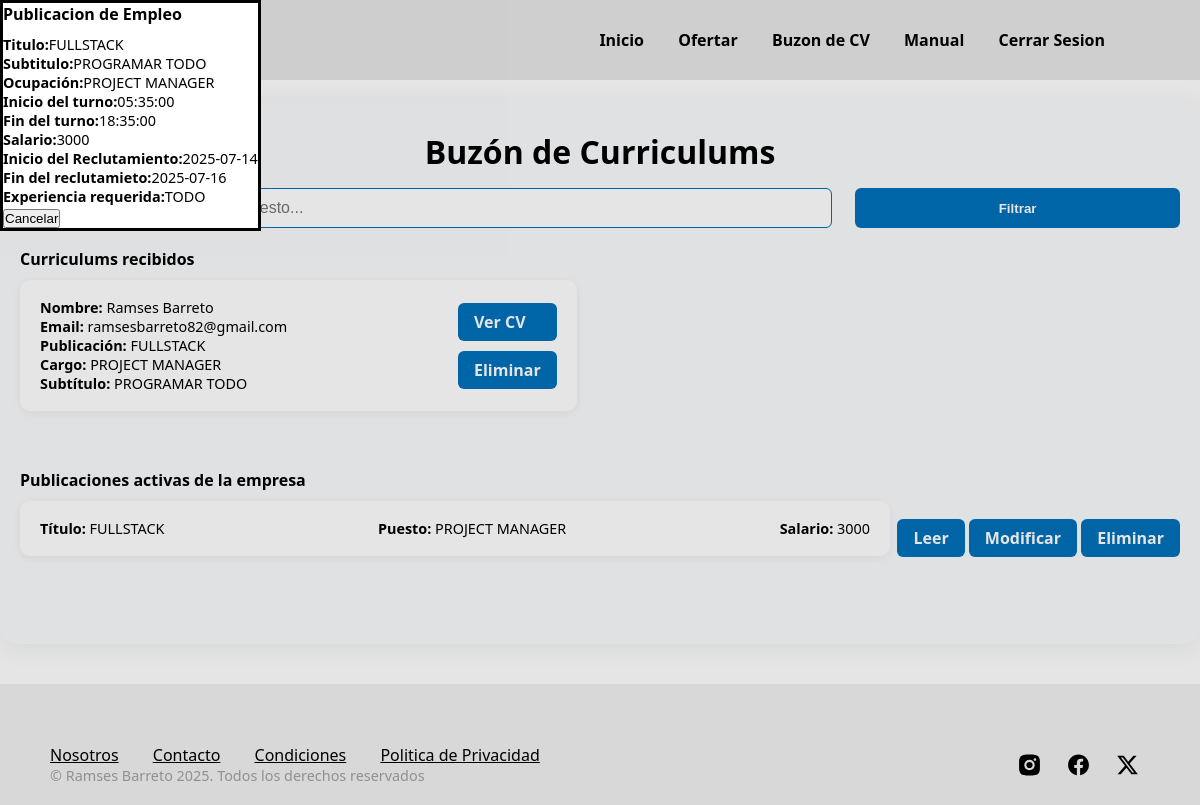
Screenshot of /c.sistema/buzon.php?leer_publicacion=1 (signed in) with the database file from the repository.
### tables this page shows
CREATE TABLE `job_publication` (
  `id` int(11) NOT NULL,
  `title` varchar(40) NOT NULL,
  `subtitle` varchar(100) NOT NULL,
  `job_occupation` varchar(25) DEFAULT NULL,
  `start_shift_hours` time DEFAULT NULL,
  `end_shift_hours` time DEFAULT NULL,
  `job_salary` int(8) DEFAULT NULL,
  `start_reclutement_period` date DEFAULT NULL,
  `end_reclutement_period` date DEFAULT NULL,
  `required_experience` varchar(500) DEFAULT NULL,
  `fk_company_id` int(11) DEFAULT NULL
);

### c.sistema/buzon.php (the view, shortened to what this page needs)
<?php
include('../php/conexion_be.php');
$id_empresa = $_SESSION['id_empresa'];
$query_cv = "
SELECT
    a.id AS applicant_id, a.name AS applicant_name, a.lastname AS applicant_lastname, a.email AS applicant_email,
    ap.pdf_url, ap.id AS application_id,
    jp.id AS job_id, jp.title AS job_title, jp.job_occupation, jp.subtitle,
    c.social_denomination AS company_name
FROM application AS ap
INNER JOIN applicant AS a ON ap.fk_applicant_id = a.id
INNER JOIN job_publication AS jp ON ap.fk_job_publication_id = jp.id
INNER JOIN company AS c ON jp.fk_company_id = c.id
WHERE c.id = $id_empresa
";
$filter = "";
$result_cv = mysqli_query($conexion, $query_cv . $filter);
$query_pub = "SELECT * FROM job_publication WHERE fk_company_id = $id_empresa";
$result_pub = mysqli_query($conexion, $query_pub);
?>
<!DOCTYPE html>
<html lang="es">
<head>
    <link rel="stylesheet" href="../css/vacante.css">
    <link rel="stylesheet" href="../css/buzon.css">
</head>
<body>
    <header>
        <div class="container">
            <div class="logo">
                <p>TALENTHUNTER</p>
            </div>
            <nav>
             <a href="/login-registro/c.sistema/empresa.php">Inicio</a>
                <a href="/login-registro/b.formularios/publicaciones.php">Ofertar</a>
                <a href="/login-registro/c.sistema/buzon.php">Buzon de CV</a>
                <a href="/login-registro/c.sistema/manualempresa.html">Manual</a>
                <a href="/login-registro/php/cerrar_sesion.php">Cerrar Sesion</a>
            </nav>
        </div>
    </header>
    <div class="buzon-container">
        <div class="filtro-container">
            <div class="titulo-container">
        <h1>Buzón de Curriculums</h1>
        </div>
        <div class="filtro-cv">
            <form method="GET" action="">
                <button type="submit">Filtrar</button>
            </form>
        </div>
        </div>
        <h2>Curriculums recibidos</h2>
        <div class="cv-lista">
            <?php if (mysqli_num_rows($result_cv) > 0): ?>
                <?php while ($cv = mysqli_fetch_assoc($result_cv)): ?>
                    <div class="cv-card">
                        <div class="cv-datos">
                            <p><b>Nombre:</b> <?php echo $cv['applicant_name'] . ' ' . $cv['applicant_lastname']; ?></p>
                            <p><b>Email:</b> <?php echo $cv['applicant_email']; ?></p>
                            <p><b>Publicación:</b> <?php echo $cv['job_title']; ?></p>
                            <p><b>Cargo:</b> <?php echo $cv['job_occupation']; ?></p>
                            <p><b>Subtítulo:</b> <?php echo $cv['subtitle']; ?></p>
                        </div>
                        <div class="cv-archivo curriculum">
                            <a href="../<?php echo $cv['pdf_url']; ?>" target="_blank" class="btn-ver-cv">Ver CV</a>
                             <a class="btn-ver-cv" href="buzon.php?eliminar_cv=<?php echo $cv['application_id'];?>" onclick="return confirm('¿Seguro que deseas eliminar este CV?');">Eliminar</a>
                        </div>
                    </div>
                <?php endwhile; ?>
            <?php else: ?>
                <p>No hay curriculums para mostrar.</p>
            <?php endif; ?>
        </div>
        <div class="publicaciones-activas">
            <h2>Publicaciones activas de la empresa</h2>
            <?php if (mysqli_num_rows($result_pub) > 0): ?>
                <?php while ($pub = mysqli_fetch_assoc($result_pub)): ?>
                    <div class="container-card">
                    <div class="pub-card publicaciones">
                        <p><b>Título:</b> <?php echo $pub['title']; ?></p>
                        <p><b>Puesto:</b> <?php echo $pub['job_occupation']; ?></p>
                        <p><b>Salario:</b> <?php echo $pub['job_salary']; ?></p>
                    </div>
                     <div class="cv-archivo publicaciones">
                            <a id="leer" href="buzon.php?leer_publicacion=<?php echo $pub['id'];?>" class="btn-ver-cv">Leer</a>
                            <a href="buzon.php?modificar_publicacion=<?php echo $pub['id'];?>" class="btn-ver-cv">Modificar</a>
                            <a class="btn-ver-cv" href="buzon.php?eliminar_publicacion=<?php echo $pub['id'];?>" onclick="return confirm('¿Seguro que deseas eliminar esta Publicacion?');">Eliminar</a>
                        </div>
                    </div>
                <?php endwhile; ?>
            <?php else: ?>
                <p>No hay publicaciones activas.</p>
            <?php endif; ?>
        </div>
    </div>
<?php
if (isset($_GET['leer_publicacion'])) {
    $pub_id = intval($_GET['leer_publicacion']);
    $pub_query = mysqli_query($conexion, "SELECT * FROM job_publication WHERE id = $pub_id");
    $pub_data = mysqli_fetch_assoc($pub_query);
}
?>
<dialog id="data_dialog">
        <h2>Publicacion de Empleo</h2>
        <p><b>Titulo:</b><?php echo $pub_data['title'] ?></p>
        <p><b>Subtitulo:</b><?php echo $pub_data['subtitle'] ?></p>
        <p><b>Ocupación:</b><?php echo $pub_data['job_occupation'] ?></p>
        <p><b>Inicio del turno:</b><?php echo $pub_data['start_shift_hours'] ?></p>
        <p><b>Fin del turno:</b><?php echo $pub_data['end_shift_hours'] ?></p>
        <p><b>Salario:</b><?php echo $pub_data['job_salary'] ?></p>
        <p><b>Inicio del Reclutamiento:</b><?php echo $pub_data['start_reclutement_period'] ?></p>
        <p><b>Fin del reclutamieto:</b><?php echo $pub_data['end_reclutement_period'] ?></p>
        <p><b>Experiencia requerida:</b><?php echo $pub_data['required_experience'] ?></p>
        <button onclick="data.close()">Cancelar</button>
</dialog>
    <footer>
        <div class="container">
            <div class="texto">
                <nav>
                    <a href="#">Nosotros</a>
                    <a href="#">Contacto</a>
                    <a href="#">Condiciones</a>
                    <a href="#">Politica de Privacidad</a>
                </nav>
                <p>&copy; Ramses Barreto 2025. Todos los derechos reservados</p>
            </div>
            <div class="img-container">
                <div class="icons">
                </div>
            </div>
        </div>
    </footer>
</body>
</html>

### css/vacante.css (style rules this page uses)
* { margin: 0; padding: 0; box-sizing: border-box; }
h2 { font-size: 1em; }
p { font-size: 0.9em; }
html, body { margin: 0; font-family: system-ui, -apple-system, BlinkMacSystemFont, 'Segoe UI', Roboto, Oxygen, Ubuntu, Cantarell, 'Open Sans', 'Helvetica Neue', sans-serif; }
.container { max-width: 1100px; margin: auto; }
header .logo { display: flex; flex-direction: row; justify-content: center; align-items: center; gap: 0px; }
header { background-color: rgb(230, 230, 230); padding: 15px 3px; position: fixed; width: 100%; top: 0; }
header nav { margin-right: 30px; }
header p { font-weight: 800; }
header a { text-decoration: none; color: black; padding: 0px 15px; font-weight: 700; }
header .container { display: flex; flex-direction: row; justify-content: space-between; align-items: center; }
footer { padding: 100px 0px; background-color: rgb(240, 240, 240); bottom: 0; width: 100%; height: 20%; }
footer .container { display: flex; flex-direction: column; justify-content: center; align-items: center; text-align: center; }
footer a { margin: 5px 15px; color: black; }
footer nav { padding: 20px 0px; }
@media (min-width: 750px) { footer { padding: 0px 0px; } }
@media (min-width: 750px) { footer .container { padding-top: 60px; padding-bottom: 20px; flex-direction: row; align-items: flex-end; justify-content: space-between; } }
@media (min-width: 750px) { footer .texto { display: flex; flex-direction: column; text-align: initial; } }
@media (min-width: 750px) { footer p { color: rgb(160, 160, 160); } }
@media (min-width: 750px) { footer nav { padding: 0px; } }
@media (min-width: 750px) { footer a { margin: 0px; padding-right: 30px; } }

### css/buzon.css (style rules this page uses)
h2 { margin-bottom: 10px; }
.buzon-container { margin: 40px auto; margin-top: 100px; padding: 30px 20px; background: #f8fafc; border-radius: 16px; box-shadow: 0 4px 24px rgba(9, 35, 69, 0.08); }
.titulo-container { display: flex; justify-content: center; align-items: center; margin-bottom: 15px; }
.filtro-container { justify-content: center; align-items: center; gap: 10px; width: 100%; }
.filtro-cv { margin-bottom: 20px; }
.filtro-cv form { display: flex; width: 100%; justify-content: space-between; }
.filtro-cv button { border-radius: 6px; background: #0070ba; color: #fff; border: none; font-weight: 600; width: 28%; cursor: pointer; }
.cv-lista { display: flex; justify-content: space-between; flex-wrap: wrap; }
.cv-lista, .publicaciones-activas { margin-bottom: 40px; }
.cv-card, .pub-card { background: #fff; border-radius: 10px; box-shadow: 0 2px 8px rgba(9, 35, 69, 0.06); padding: 18px 20px; margin-bottom: 18px; display: flex; width: 48%; justify-content: space-between; align-items: center; flex-wrap: wrap; }
.pub-card.publicaciones { width: 75%; }
.cv-archivo.curriculum { display: flex; flex-direction: column; gap: 10px; }
.container-card { display: flex; align-items: center; justify-content: space-between; }
.btn-ver-cv { background: #0070ba; color: #fff; padding: 8px 16px; border-radius: 6px; text-decoration: none; font-weight: 600; transition: background 0.2s; }

### rows the page displays
job_publication: title "FULLSTACK", subtitle "PROGRAMAR TODO", job_occupation "PROJECT MANAGER", start_shift_hours "05:35:00", end_shift_hours "18:35:00", job_salary "3000", start_reclutement_period "2025-07-14", end_reclutement_period "2025-07-16", required_experience "TODO"
